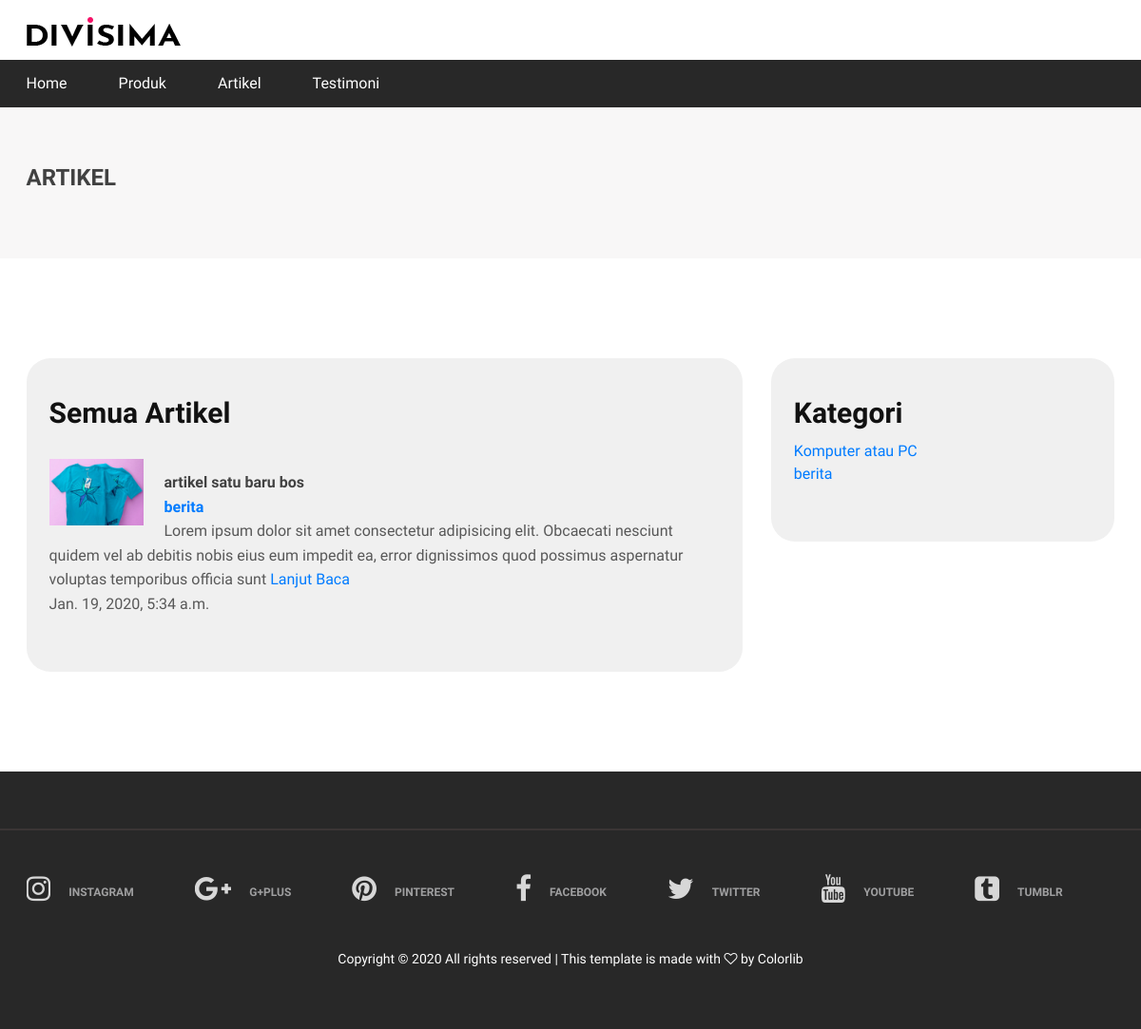
Page /artikel/ on the committed database.
### blog/models.py (models this page shows, shortened)
class artikel(models.Model):
    judul = models.CharField(max_length=50)
    isi = models.TextField(max_length=1000)
    tanggal = models.DateTimeField(auto_now_add=True,blank=True,null=True)
    slug = models.SlugField(editable=False,blank=True,null=True)
    gambar = models.ImageField(upload_to='images/',null=True)
    kategori = models.ForeignKey(kategori_artikel,on_delete=models.SET_NULL,null=True)

### kategori_artikel/models.py (models this page shows)
class kategori_artikel(models.Model):
    nama_kategori = models.CharField(max_length=35)
    tanggal_buat = models.DateTimeField(auto_now_add=True)
    def __str__(self):
        return self.nama_kategori

### blog/views.py (the view)
# urls.py: path('',views.index,name='index'),
def index(request):
    data_kategori = kategori_artikel.objects.all()
    data_artikel = artikel.objects.all().order_by('-id')
    paginator = Paginator(data_artikel, 8)
    page = request.GET.get('page')
    data_artikel = paginator.get_page(page)
    context = {
        'kategori':data_kategori,
        'artikel':data_artikel,
    }
    return render(request,'blog/index.html',context)

### blog/templates/blog/index.html (shortened to what this page needs)
{% extends 'layout/base.html' %}
{% load static %}
{% block content %}
<div class="page-top-info">
    <div class="container">
        <h4>Artikel</h4>
    </div>
</div>
<section class="checkout-section spad">
    <div class="container">
        <div class="row">
            <div class="col-lg-8 order-1 order-lg-1">
                <div class="checkout-cart">
                    <h3>Semua Artikel</h3>
                    <ul class="product-list">
                        {% for row in artikel %}
                        <li>
                            <div class="pl-thumb"><img src="{{row.gambar.url}}" alt=""></div>
                            <h6>{{row.judul}}</h6>
                            <strong><a href="{% url 'blog:categori' row.kategori.id %}">{{row.kategori}}</a></strong>
                            <p>{{row.isi|slice:"0:200"}} <a href="{% url 'blog:show' row.slug %}">Lanjut Baca</a></p>
                            <p>{{row.tanggal}}</p>
                        </li>
                        {% endfor %}
                    </ul>
                </div>
            </div>
            <br>
            <div class="col-lg-4 order-2 order-lg-2">
                <div class="checkout-cart">
                    <h3 style="margin-bottom:10px;">Kategori</h3>
                    <ul class="product-list">
                        <li>
                            {% for row in kategori %}
                            <a href="{% url 'blog:categori' row.id %}">{{row.nama_kategori}}</a><br>
                            {% endfor %}
                        </li>
                    </ul>
                </div>
            </div>
        </div>
    </div>
</section>
{% endblock content %}

### static/assets/css/style.css (style rules this page uses)
html, body { height: 100%; font-family: 'Josefin Sans', sans-serif; -webkit-font-smoothing: antialiased; font-smoothing: antialiased; }
h1, h2, h3, h4, h5, h6 { margin: 0; color: #111111; font-weight: 600; }
h3 { font-size: 30px; }
h4 { font-size: 24px; }
h6 { font-size: 16px; }
p { font-size: 14px; color: #585858; line-height: 1.6; }
img { max-width: 100%; }
ul, ol { padding: 0; margin: 0; }
.spad { padding-top: 105px; padding-bottom: 105px; }
.page-top-info { background: #f8f7f7; padding: 60px 0 70px; }
.page-top-info h4 { color: #414141; font-weight: 700; text-transform: uppercase; }
.checkout-cart { background: #f0f0f0; padding: 40px 24px 30px; border-radius: 25px; }
.checkout-cart h3 { margin-bottom: 30px; }
.checkout-cart .product-list { list-style: none; }
.checkout-cart .product-list li { overflow: hidden; display: block; margin-bottom: 29px; }
.checkout-cart .product-list .pl-thumb { float: left; overflow: hidden; margin-right: 22px; width: 99px; }
.checkout-cart .product-list .pl-thumb img { min-width: 100%; }
.checkout-cart .product-list h6 { font-weight: 700; color: #414141; padding-top: 15px; margin-bottom: 5px; }
.checkout-cart .product-list p { font-size: 16px; margin-bottom: 0; }
@media (min-width: 1200px) { .container { max-width: 1175px; } }

### rows in the picture
artikel: gambar (picture), judul "artikel satu baru bos", kategori "berita", isi "Lorem ipsum dolor sit amet consectetur adipisicing elit. Obcaecati nesciunt quidem vel ab debitis nobis eius eum impedit ea, error dignissimos quod possimus aspernatur voluptas temporibus officia sunt", tanggal "Jan. 19, 2020, 5:34 a.m."
kategori_artikel: nama_kategori "Komputer atau PC"
kategori_artikel: nama_kategori "berita"
